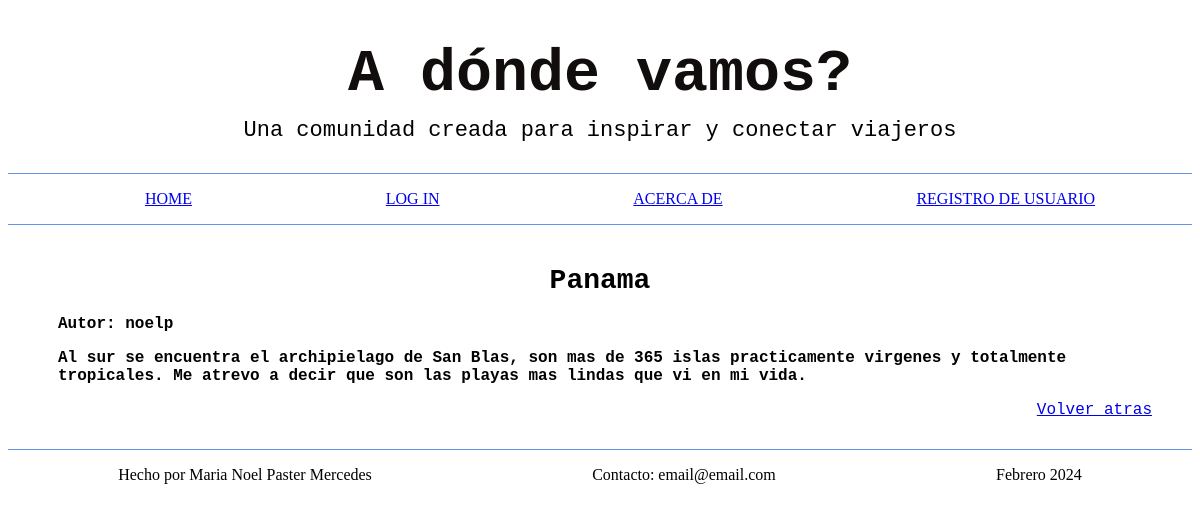
Screenshot of /post/2 with the database file from the repository.
### tables this page shows
CREATE TABLE posts(
    id INTEGER PRIMARY KEY AUTOINCREMENT,
    autor TEXT NOT NULL,
    titulo TEXT NOT NULL,
    comentario TEXT NOT NULL
);

### mine.py (the view)
@app.route('/post/<id>')
def post_id(id):
    conn, cursor = get_db_connection()
    cursor.execute("SELECT * FROM posts WHERE posts.id == ?" , id)
    post = cursor.fetchone()
    conn.close()
    return render_template("post.html" , nombre = "Maria Noel Paster Mercedes" , post=post)

### mine.py (called while the page is built)
def get_db_connection():
    conn = sqlite3.connect('proyecto_python.db')
    cursor = conn.cursor()
    return conn, cursor

### templates/post.html (shortened to what this page needs)
{% extends "herencia.html" %}
{% block head %}
    <link rel="stylesheet" type="text/css" href="{{ url_for('static', filename='css/style.css')}}">
{% endblock %}
{% block main%}
    <main>
        <div>
            <h1 class="all_titles">{{ post[2] }}</h1>
        </div>
        <div class="text">
            <p>Autor: {{ post[1] }}</p>
            <p>{{post[3]}}</p>
        </div>
        <div class="ref">
        <a  href="/">Volver atras</a>
        </div>
    </main>
{% endblock%}

### static/css/style.css (style rules this page uses)
.all_titles { color: black; text-align: center; font-size: 28px; margin-top: 40px; font-family: "Courier New", monospace; }
.text { margin-left: 50px; margin-right: 50px; font-weight: bold; font-family: 'Courier New', Courier, monospace; }
.ref { margin-right: 40px; text-align: end; font-family: 'Courier New', Courier, monospace; }

### rows the page displays
posts: titulo "Panama", autor "noelp", comentario "Al sur se encuentra el archipielago de San Blas, son mas de 365 islas practicamente virgenes y totalmente tropicales. Me atrevo a decir que son las playas mas lindas que vi en mi vida."

### other values shown
{{ nombre }} "Maria Noel Paster Mercedes"
